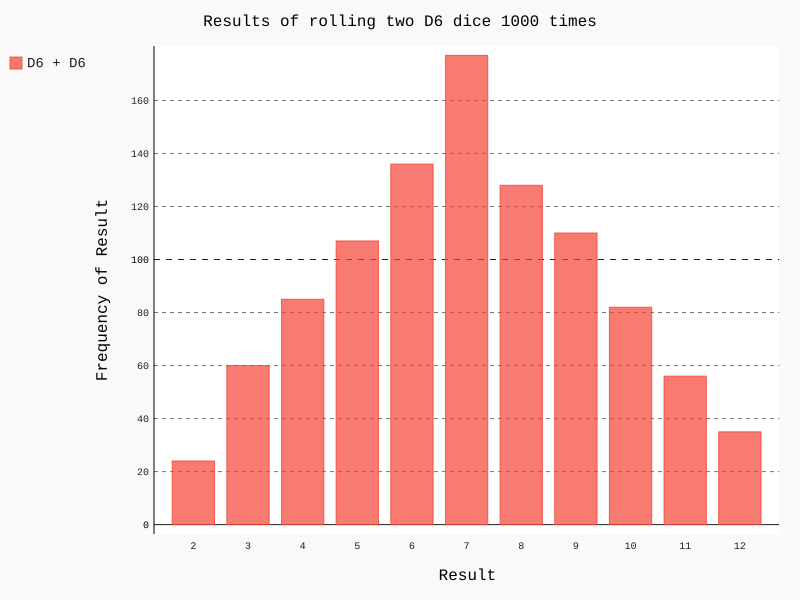

The Python source for this figure:
import pygal

from die import Die

# Create a die
die_1 = Die()
die_2 = Die()

# Make some rolls, and store results in a list
results = [die_1.roll() + die_2.roll() for roll_num in range(1000)]

# Analyze the results
max_result = die_1.num_sides + die_2.num_sides
frequencies = [results.count(value) for value in range(2, max_result+1)]

# Visualize the results
hist = pygal.Bar()

hist.title = "Results of rolling two D6 dice 1000 times"
hist.x_labels = [str(x) for x in range(2, max_result+1)]
hist.x_title = "Result"
hist.y_title = "Frequency of Result"

hist.add('D6 + D6', frequencies)
hist.render_to_file('dice_visual.svg')
